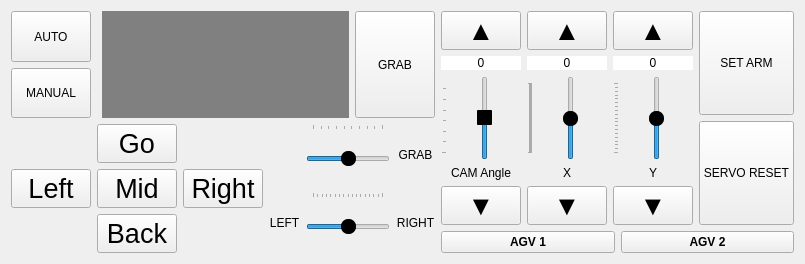
      <widget class="QWidget" name="tab_1">
       <attribute name="icon">
        <iconset>
         <normaloff>icons/home.png</normaloff>icons/home.png</iconset>
       </attribute>
       <attribute name="title">
        <string/>
       </attribute>
       <layout class="QGridLayout" name="gridLayout_6" columnstretch="7,1">
        <item row="0" column="0">
         <layout class="QVBoxLayout" name="verticalLayout_9" stretch="1,0">
          <item>
           <layout class="QVBoxLayout" name="verticalLayout_3" stretch="0">
            <item>
             <layout class="QHBoxLayout" name="horizontalLayout_4" stretch="1,7,1">
              <property name="sizeConstraint">
               <enum>QLayout::SizeConstraint::SetDefaultConstraint</enum>
              </property>
              <item>
               <layout class="QVBoxLayout" name="verticalLayout">
                <property name="leftMargin">
                 <number>0</number>
                </property>
                <property name="rightMargin">
                 <number>5</number>
                </property>
                <item>
                 <widget class="QPushButton" name="btn_auto">
                  <property name="sizePolicy">
                   <sizepolicy hsizetype="Fixed" vsizetype="MinimumExpanding">
                    <horstretch>0</horstretch>
                    <verstretch>0</verstretch>
                   </sizepolicy>
                  </property>
                  <property name="text">
                   <string>AUTO</string>
                  </property>
                  <property name="checkable">
                   <bool>true</bool>
                  </property>
                  <property name="checked">
                   <bool>false</bool>
                  </property>
                 </widget>
                </item>
                <item>
                 <widget class="QPushButton" name="btn_manual">
                  <property name="sizePolicy">
                   <sizepolicy hsizetype="Fixed" vsizetype="Expanding">
                    <horstretch>0</horstretch>
                    <verstretch>0</verstretch>
                   </sizepolicy>
                  </property>
                  <property name="text">
                   <string>MANUAL</string>
                  </property>
                  <property name="checkable">
                   <bool>true</bool>
                  </property>
                 </widget>
                </item>
               </layout>
              </item>
              <item>
               <widget class="QLabel" name="label_cam">
                <property name="sizePolicy">
                 <sizepolicy hsizetype="Ignored" vsizetype="Ignored">
                  <horstretch>0</horstretch>
                  <verstretch>0</verstretch>
                 </sizepolicy>
                </property>
                <property name="styleSheet">
                 <string notr="true">background-color : gray;</string>
                </property>
                <property name="text">
                 <string/>
                </property>
               </widget>
              </item>
              <item>
               <layout class="QVBoxLayout" name="verticalLayout_2">
                <item>
                 <widget class="QPushButton" name="btn_grab">
                  <property name="sizePolicy">
                   <sizepolicy hsizetype="Fixed" vsizetype="Expanding">
                    <horstretch>0</horstretch>
                    <verstretch>0</verstretch>
                   </sizepolicy>
                  </property>
                  <property name="text">
                   <string>GRAB</string>
                  </property>
                 </widget>
                </item>
               </layout>
              </item>
             </layout>
            </item>
           </layout>
          </item>
          <item>
           <layout class="QHBoxLayout" name="horizontalLayout_6" stretch="2,3">
            <item>
             <layout class="QGridLayout" name="gridLayout_4">
              <item row="1" column="2">
               <widget class="QPushButton" name="btn_right">
                <property name="font">
                 <font>
                  <pointsize>20</pointsize>
                 </font>
                </property>
                <property name="text">
                 <string>Right</string>
                </property>
               </widget>
              </item>
              <item row="1" column="1">
               <widget class="QPushButton" name="btn_mid">
                <property name="font">
                 <font>
                  <pointsize>20</pointsize>
                 </font>
                </property>
                <property name="text">
                 <string>Mid</string>
                </property>
               </widget>
              </item>
              <item row="0" column="1">
               <widget class="QPushButton" name="btn_go">
                <property name="font">
                 <font>
                  <pointsize>20</pointsize>
                 </font>
                </property>
                <property name="text">
                 <string>Go</string>
                </property>
               </widget>
              </item>
              <item row="2" column="1">
               <widget class="QPushButton" name="btn_back">
                <property name="font">
                 <font>
                  <pointsize>20</pointsize>
                 </font>
                </property>
                <property name="text">
                 <string>Back</string>
                </property>
               </widget>
              </item>
              <item row="1" column="0">
               <widget class="QPushButton" name="btn_left">
                <property name="font">
                 <font>
                  <pointsize>20</pointsize>
                 </font>
                </property>
                <property name="text">
                 <string>Left</string>
                </property>
               </widget>
              </item>
             </layout>
            </item>
            <item>
             <layout class="QGridLayout" name="gridLayout_5" rowminimumheight="0,0">
              <item row="1" column="0">
               <widget class="QLabel" name="label_arm_left">
                <property name="text">
                 <string>LEFT</string>
                </property>
                <property name="alignment">
                 <set>Qt::AlignmentFlag::AlignCenter</set>
                </property>
               </widget>
              </item>
              <item row="1" column="1">
               <widget class="QSlider" name="slider_arm">
                <property name="sizePolicy">
                 <sizepolicy hsizetype="Expanding" vsizetype="Expanding">
                  <horstretch>0</horstretch>
                  <verstretch>0</verstretch>
                 </sizepolicy>
                </property>
                <property name="styleSheet">
                 <string notr="true">QSlider::handle:horizontal {
    width: 15px; /* 원하는 가로 크기 */
    height: 15px; /* 원하는 세로 크기 */
    background-color: black; /* 핸들 색상 */
    border-radius: 7px; /* 둥근 모서리 */
}

QSlider::handle:vertical {
    width: 15px; /* 원하는 가로 크기 */
    height: 15px; /* 원하는 세로 크기 */
    background-color: #3498db; /* 핸들 색상 */
    border-radius: 7px; /* 둥근 모서리 */
}</string>
                </property>
                <property name="minimum">
                 <number>-80</number>
                </property>
                <property name="maximum">
                 <number>80</number>
                </property>
                <property name="sliderPosition">
                 <number>0</number>
                </property>
                <property name="orientation">
                 <enum>Qt::Orientation::Horizontal</enum>
                </property>
                <property name="tickPosition">
                 <enum>QSlider::TickPosition::TicksAbove</enum>
                </property>
               </widget>
              </item>
              <item row="0" column="1">
               <widget class="QSlider" name="slider_grab">
                <property name="sizePolicy">
                 <sizepolicy hsizetype="Expanding" vsizetype="Expanding">
                  <horstretch>0</horstretch>
                  <verstretch>0</verstretch>
                 </sizepolicy>
                </property>
                <property name="styleSheet">
                 <string notr="true">QSlider::handle:horizontal {
    width: 15px; /* 원하는 가로 크기 */
    height: 15px; /* 원하는 세로 크기 */
    background-color: black; /* 핸들 색상 */
    border-radius: 7px; /* 둥근 모서리 */
}

QSlider::handle:vertical {
    width: 15px; /* 원하는 가로 크기 */
    height: 15px; /* 원하는 세로 크기 */
    background-color: #3498db; /* 핸들 색상 */
    border-radius: 7px; /* 둥근 모서리 */
}</string>
                </property>
                <property name="minimum">
                 <number>-90</number>
                </property>
                <property name="maximum">
                 <number>90</number>
                </property>
                <property name="sliderPosition">
                 <number>0</number>
                </property>
                <property name="orientation">
                 <enum>Qt::Orientation::Horizontal</enum>
                </property>
                <property name="tickPosition">
                 <enum>QSlider::TickPosition::TicksAbove</enum>
                </property>
                <property name="tickInterval">
                 <number>20</number>
                </property>
               </widget>
              </item>
              <item row="1" column="2">
               <widget class="QLabel" name="label_arm_right">
                <property name="text">
                 <string>RIGHT</string>
                </property>
                <property name="alignment">
                 <set>Qt::AlignmentFlag::AlignCenter</set>
                </property>
               </widget>
              </item>
              <item row="0" column="2">
               <widget class="QLabel" name="label_grab">
                <property name="text">
                 <string>GRAB</string>
                </property>
                <property name="alignment">
                 <set>Qt::AlignmentFlag::AlignCenter</set>
                </property>
               </widget>
              </item>
             </layout>
            </item>
           </layout>
          </item>
         </layout>
        </item>
        <item row="0" column="1">
         <layout class="QVBoxLayout" name="verticalLayout_8" stretch="4,0">
          <item>
           <layout class="QHBoxLayout" name="horizontalLayout_5">
            <item>
             <layout class="QVBoxLayout" name="verticalLayout_7" stretch="0,0,7,0,0">
              <item>
               <widget class="QPushButton" name="btn_cam_up">
                <property name="sizePolicy">
                 <sizepolicy hsizetype="Expanding" vsizetype="Expanding">
                  <horstretch>0</horstretch>
                  <verstretch>0</verstretch>
                 </sizepolicy>
                </property>
                <property name="font">
                 <font>
                  <pointsize>20</pointsize>
                 </font>
                </property>
                <property name="text">
                 <string>▲</string>
                </property>
               </widget>
              </item>
              <item>
               <widget class="QLabel" name="label_cam_angle">
                <property name="sizePolicy">
                 <sizepolicy hsizetype="Expanding" vsizetype="Expanding">
                  <horstretch>0</horstretch>
                  <verstretch>0</verstretch>
                 </sizepolicy>
                </property>
                <property name="styleSheet">
                 <string notr="true">background-color:white;</string>
                </property>
                <property name="frameShape">
                 <enum>QFrame::Shape::NoFrame</enum>
                </property>
                <property name="text">
                 <string>0</string>
                </property>
                <property name="alignment">
                 <set>Qt::AlignmentFlag::AlignCenter</set>
                </property>
               </widget>
              </item>
              <item>
               <widget class="QSlider" name="slider_cam">
                <property name="sizePolicy">
                 <sizepolicy hsizetype="Expanding" vsizetype="Expanding">
                  <horstretch>0</horstretch>
                  <verstretch>0</verstretch>
                 </sizepolicy>
                </property>
                <property name="styleSheet">
                 <string notr="true">QSlider::handle:vertical {
    width: 15px; /* 원하는 가로 크기 */
    height: 20px; /* 원하는 세로 크기 */
    background-color: black; /* 핸들 색상 */
    border-radius: 1px; /* 둥근 모서리 */
}</string>
                </property>
                <property name="minimum">
                 <number>-40</number>
                </property>
                <property name="maximum">
                 <number>25</number>
                </property>
                <property name="singleStep">
                 <number>1</number>
                </property>
                <property name="value">
                 <number>-7</number>
                </property>
                <property name="sliderPosition">
                 <number>-7</number>
                </property>
                <property name="tracking">
                 <bool>true</bool>
                </property>
                <property name="orientation">
                 <enum>Qt::Orientation::Vertical</enum>
                </property>
                <property name="tickPosition">
                 <enum>QSlider::TickPosition::TicksAbove</enum>
                </property>
               </widget>
              </item>
              <item>
               <widget class="QLabel" name="label_angle">
                <property name="sizePolicy">
                 <sizepolicy hsizetype="Expanding" vsizetype="Expanding">
                  <horstretch>0</horstretch>
                  <verstretch>0</verstretch>
                 </sizepolicy>
                </property>
                <property name="text">
                 <string>CAM Angle</string>
                </property>
                <property name="alignment">
                 <set>Qt::AlignmentFlag::AlignCenter</set>
                </property>
               </widget>
              </item>
              <item>
               <widget class="QPushButton" name="btn_cam_down">
                <property name="sizePolicy">
                 <sizepolicy hsizetype="Expanding" vsizetype="Expanding">
                  <horstretch>0</horstretch>
                  <verstretch>0</verstretch>
                 </sizepolicy>
                </property>
                <property name="font">
                 <font>
                  <pointsize>20</pointsize>
                 </font>
                </property>
                <property name="text">
                 <string>▼</string>
                </property>
               </widget>
              </item>
             </layout>
            </item>
            <item>
             <layout class="QVBoxLayout" name="verticalLayout_4" stretch="0,0,7,0,0">
              <item>
               <widget class="QPushButton" name="btn_x_up">
                <property name="sizePolicy">
                 <sizepolicy hsizetype="Expanding" vsizetype="Expanding">
                  <horstretch>0</horstretch>
                  <verstretch>0</verstretch>
                 </sizepolicy>
                </property>
                <property name="font">
                 <font>
                  <pointsize>20</pointsize>
                 </font>
                </property>
                <property name="text">
                 <string>▲</string>
                </property>
               </widget>
              </item>
              <item>
               <widget class="QLabel" name="label_arm_1_value">
                <property name="sizePolicy">
                 <sizepolicy hsizetype="Expanding" vsizetype="Expanding">
                  <horstretch>0</horstretch>
                  <verstretch>0</verstretch>
                 </sizepolicy>
                </property>
                <property name="styleSheet">
                 <string notr="true">background-color:white;</string>
                </property>
                <property name="frameShape">
                 <enum>QFrame::Shape::NoFrame</enum>
                </property>
                <property name="text">
                 <string>0</string>
                </property>
                <property name="alignment">
                 <set>Qt::AlignmentFlag::AlignCenter</set>
                </property>
               </widget>
              </item>
              <item>
               <widget class="QSlider" name="slider_arm_1">
                <property name="sizePolicy">
                 <sizepolicy hsizetype="Expanding" vsizetype="Expanding">
                  <horstretch>0</horstretch>
                  <verstretch>0</verstretch>
                 </sizepolicy>
                </property>
                <property name="styleSheet">
                 <string notr="true">QSlider::handle:vertical {
    width: 15px; /* 원하는 가로 크기 */
    height: 15px; /* 원하는 세로 크기 */
    background-color: black; /* 핸들 색상 */
    border-radius: 7px; /* 둥근 모서리 */
}</string>
                </property>
                <property name="minimum">
                 <number>-90</number>
                </property>
                <property name="maximum">
                 <number>90</number>
                </property>
                <property name="pageStep">
                 <number>1</number>
                </property>
                <property name="value">
                 <number>0</number>
                </property>
                <property name="sliderPosition">
                 <number>0</number>
                </property>
                <property name="orientation">
                 <enum>Qt::Orientation::Vertical</enum>
                </property>
                <property name="tickPosition">
                 <enum>QSlider::TickPosition::TicksAbove</enum>
                </property>
               </widget>
              </item>
              <item>
               <widget class="QLabel" name="label_arm_1">
                <property name="sizePolicy">
                 <sizepolicy hsizetype="Expanding" vsizetype="Expanding">
                  <horstretch>0</horstretch>
                  <verstretch>0</verstretch>
                 </sizepolicy>
                </property>
                <property name="text">
                 <string>X</string>
                </property>
                <property name="alignment">
                 <set>Qt::AlignmentFlag::AlignCenter</set>
                </property>
               </widget>
              </item>
              <item>
               <widget class="QPushButton" name="btn_x_down">
                <property name="sizePolicy">
                 <sizepolicy hsizetype="Expanding" vsizetype="Expanding">
                  <horstretch>0</horstretch>
                  <verstretch>0</verstretch>
                 </sizepolicy>
                </property>
                <property name="font">
                 <font>
                  <pointsize>20</pointsize>
                 </font>
                </property>
                <property name="text">
                 <string>▼</string>
                </property>
               </widget>
              </item>
             </layout>
            </item>
            <item>
             <layout class="QVBoxLayout" name="verticalLayout_6" stretch="0,0,7,0,0">
              <item>
               <widget class="QPushButton" name="btn_y_up">
                <property name="sizePolicy">
                 <sizepolicy hsizetype="Expanding" vsizetype="Expanding">
                  <horstretch>0</horstretch>
                  <verstretch>0</verstretch>
                 </sizepolicy>
                </property>
                <property name="font">
                 <font>
                  <pointsize>20</pointsize>
                 </font>
                </property>
                <property name="text">
                 <string>▲</string>
                </property>
               </widget>
              </item>
              <item>
               <widget class="QLabel" name="label_arm_2_value">
                <property name="sizePolicy">
                 <sizepolicy hsizetype="Expanding" vsizetype="Expanding">
                  <horstretch>0</horstretch>
                  <verstretch>0</verstretch>
                 </sizepolicy>
                </property>
                <property name="styleSheet">
                 <string notr="true">background-color:white;</string>
                </property>
                <property name="frameShape">
                 <enum>QFrame::Shape::NoFrame</enum>
                </property>
                <property name="text">
                 <string>0</string>
                </property>
                <property name="alignment">
                 <set>Qt::AlignmentFlag::AlignCenter</set>
                </property>
               </widget>
              </item>
              <item>
               <widget class="QSlider" name="slider_arm_2">
                <property name="sizePolicy">
                 <sizepolicy hsizetype="Expanding" vsizetype="Expanding">
                  <horstretch>0</horstretch>
                  <verstretch>0</verstretch>
                 </sizepolicy>
                </property>
                <property name="styleSheet">
                 <string notr="true">QSlider::handle:vertical {
    width: 15px; /* 원하는 가로 크기 */
    height: 15px; /* 원하는 세로 크기 */
    background-color: black; /* 핸들 색상 */
    border-radius: 7px; /* 둥근 모서리 */
}</string>
                </property>
                <property name="minimum">
                 <number>-90</number>
                </property>
                <property name="maximum">
                 <number>90</number>
                </property>
                <property name="pageStep">
                 <number>10</number>
                </property>
                <property name="orientation">
                 <enum>Qt::Orientation::Vertical</enum>
                </property>
                <property name="tickPosition">
                 <enum>QSlider::TickPosition::TicksAbove</enum>
                </property>
               </widget>
              </item>
              <item>
               <widget class="QLabel" name="label_arm_2">
                <property name="sizePolicy">
                 <sizepolicy hsizetype="Expanding" vsizetype="Expanding">
                  <horstretch>0</horstretch>
                  <verstretch>0</verstretch>
                 </sizepolicy>
                </property>
                <property name="text">
                 <string>Y</string>
                </property>
                <property name="alignment">
                 <set>Qt::AlignmentFlag::AlignCenter</set>
                </property>
               </widget>
              </item>
              <item>
               <widget class="QPushButton" name="btn_y_down">
                <property name="sizePolicy">
                 <sizepolicy hsizetype="Expanding" vsizetype="Expanding">
                  <horstretch>0</horstretch>
                  <verstretch>0</verstretch>
                 </sizepolicy>
                </property>
                <property name="font">
                 <font>
                  <pointsize>20</pointsize>
                 </font>
                </property>
                <property name="text">
                 <string>▼</string>
                </property>
               </widget>
              </item>
             </layout>
            </item>
            <item>
             <layout class="QVBoxLayout" name="verticalLayout_5">
              <item>
               <widget class="QPushButton" name="btn_grab_2">
                <property name="sizePolicy">
                 <sizepolicy hsizetype="Expanding" vsizetype="Expanding">
                  <horstretch>0</horstretch>
                  <verstretch>0</verstretch>
                 </sizepolicy>
                </property>
                <property name="text">
                 <string>SET ARM</string>
                </property>
               </widget>
              </item>
              <item>
               <widget class="QPushButton" name="btn_reset">
                <property name="sizePolicy">
                 <sizepolicy hsizetype="Expanding" vsizetype="Expanding">
                  <horstretch>0</horstretch>
                  <verstretch>0</verstretch>
                 </sizepolicy>
                </property>
                <property name="text">
                 <string>SERVO RESET</string>
                </property>
               </widget>
              </item>
             </layout>
            </item>
           </layout>
          </item>
          <item>
           <layout class="QHBoxLayout" name="horizontalLayout_7">
            <item>
             <widget class="QPushButton" name="btn_agv1">
              <property name="font">
               <font>
                <bold>true</bold>
                <underline>false</underline>
               </font>
              </property>
              <property name="text">
               <string>AGV 1</string>
              </property>
              <property name="icon">
               <iconset>
                <normaloff>icons/robotic.png</normaloff>icons/robotic.png</iconset>
              </property>
              <property name="iconSize">
               <size>
                <width>50</width>
                <height>50</height>
               </size>
              </property>
              <property name="checkable">
               <bool>true</bool>
              </property>
             </widget>
            </item>
            <item>
             <widget class="QPushButton" name="btn_agv2">
              <property name="font">
               <font>
                <bold>true</bold>
               </font>
              </property>
              <property name="text">
               <string>AGV 2</string>
              </property>
              <property name="icon">
               <iconset>
                <normaloff>icons/robotic.png</normaloff>icons/robotic.png</iconset>
              </property>
              <property name="iconSize">
               <size>
                <width>50</width>
                <height>50</height>
               </size>
              </property>
              <property name="checkable">
               <bool>true</bool>
              </property>
             </widget>
            </item>
           </layout>
          </item>
         </layout>
        </item>
       </layout>
      </widget>
